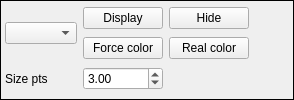
                <widget class="QFrame" name="frame">
                 <property name="frameShape">
                  <enum>QFrame::Box</enum>
                 </property>
                 <property name="frameShadow">
                  <enum>QFrame::Plain</enum>
                 </property>
                 <layout class="QGridLayout" name="gridLayout_10">
                  <property name="leftMargin">
                   <number>4</number>
                  </property>
                  <property name="topMargin">
                   <number>4</number>
                  </property>
                  <property name="rightMargin">
                   <number>4</number>
                  </property>
                  <property name="bottomMargin">
                   <number>4</number>
                  </property>
                  <item row="0" column="2">
                   <widget class="QPushButton" name="pbHideCloudList">
                    <property name="text">
                     <string>Hide</string>
                    </property>
                   </widget>
                  </item>
                  <item row="0" column="1">
                   <widget class="QPushButton" name="pbDisplayCloudList">
                    <property name="text">
                     <string>Display</string>
                    </property>
                   </widget>
                  </item>
                  <item row="0" column="3">
                   <spacer name="horizontalSpacer_4">
                    <property name="orientation">
                     <enum>Qt::Horizontal</enum>
                    </property>
                    <property name="sizeHint" stdset="0">
                     <size>
                      <width>40</width>
                      <height>20</height>
                     </size>
                    </property>
                   </spacer>
                  </item>
                  <item row="1" column="1">
                   <widget class="QPushButton" name="pbForceColor">
                    <property name="text">
                     <string>Force color</string>
                    </property>
                   </widget>
                  </item>
                  <item row="1" column="2">
                   <widget class="QPushButton" name="pbRealColor">
                    <property name="text">
                     <string>Real color</string>
                    </property>
                   </widget>
                  </item>
                  <item row="0" column="0" rowspan="2">
                   <widget class="QComboBox" name="cbCloudList">
                    <property name="currentIndex">
                     <number>-1</number>
                    </property>
                   </widget>
                  </item>
                  <item row="2" column="1">
                   <widget class="QDoubleSpinBox" name="dsbSizeClouds">
                    <property name="minimum">
                     <double>0.010000000000000</double>
                    </property>
                    <property name="singleStep">
                     <double>0.010000000000000</double>
                    </property>
                    <property name="value">
                     <double>3.000000000000000</double>
                    </property>
                   </widget>
                  </item>
                  <item row="2" column="0">
                   <widget class="QLabel" name="label_12">
                    <property name="text">
                     <string>Size pts</string>
                    </property>
                   </widget>
                  </item>
                 </layout>
                </widget>
